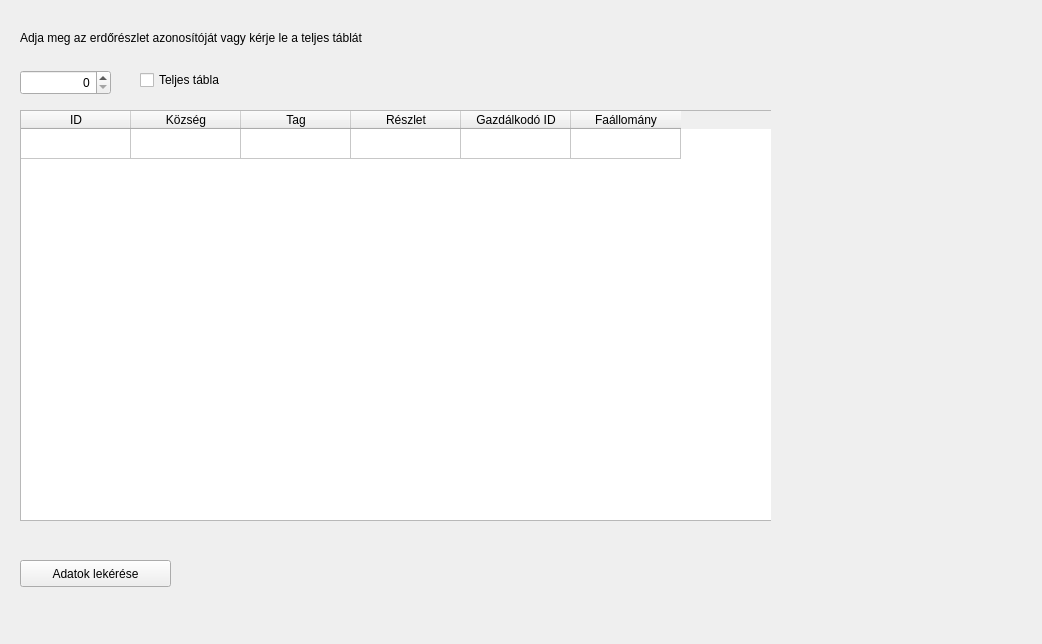
<?xml version="1.0" encoding="UTF-8"?>
<ui version="4.0">
 <class>Widget</class>
 <widget class="QWidget" name="Widget">
  <property name="geometry">
   <rect>
    <x>0</x>
    <y>0</y>
    <width>1042</width>
    <height>644</height>
   </rect>
  </property>
  <property name="windowTitle">
   <string>Adatok lekérdezése</string>
  </property>
  <widget class="QStackedWidget" name="centralstackedWidget">
   <property name="geometry">
    <rect>
     <x>0</x>
     <y>0</y>
     <width>771</width>
     <height>617</height>
    </rect>
   </property>
   <widget class="QWidget" name="centralstackedWidgetPage1">
    <widget class="QPushButton" name="pushButton">
     <property name="geometry">
      <rect>
       <x>20</x>
       <y>560</y>
       <width>151</width>
       <height>27</height>
      </rect>
     </property>
     <property name="text">
      <string>Adatok lekérése</string>
     </property>
    </widget>
    <widget class="QSpinBox" name="spinBox">
     <property name="geometry">
      <rect>
       <x>20</x>
       <y>70</y>
       <width>91</width>
       <height>25</height>
      </rect>
     </property>
     <property name="layoutDirection">
      <enum>Qt::LeftToRight</enum>
     </property>
     <property name="alignment">
      <set>Qt::AlignRight|Qt::AlignTrailing|Qt::AlignVCenter</set>
     </property>
    </widget>
    <widget class="QLabel" name="label">
     <property name="geometry">
      <rect>
       <x>20</x>
       <y>30</y>
       <width>481</width>
       <height>16</height>
      </rect>
     </property>
     <property name="text">
      <string>Adja meg az erdőrészlet azonosítóját vagy kérje le a teljes táblát</string>
     </property>
    </widget>
    <widget class="QTableWidget" name="tableWidget">
     <property name="geometry">
      <rect>
       <x>20</x>
       <y>110</y>
       <width>991</width>
       <height>411</height>
      </rect>
     </property>
     <property name="rowCount">
      <number>1</number>
     </property>
     <property name="columnCount">
      <number>6</number>
     </property>
     <attribute name="horizontalHeaderCascadingSectionResizes">
      <bool>true</bool>
     </attribute>
     <attribute name="horizontalHeaderDefaultSectionSize">
      <number>110</number>
     </attribute>
     <attribute name="horizontalHeaderShowSortIndicator" stdset="0">
      <bool>true</bool>
     </attribute>
     <attribute name="horizontalHeaderStretchLastSection">
      <bool>false</bool>
     </attribute>
     <attribute name="verticalHeaderVisible">
      <bool>false</bool>
     </attribute>
     <row/>
     <column>
      <property name="text">
       <string>ID</string>
      </property>
      <property name="background">
       <color>
        <red>255</red>
        <green>255</green>
        <blue>255</blue>
       </color>
      </property>
     </column>
     <column>
      <property name="text">
       <string>Község</string>
      </property>
     </column>
     <column>
      <property name="text">
       <string>Tag</string>
      </property>
     </column>
     <column>
      <property name="text">
       <string>Részlet</string>
      </property>
     </column>
     <column>
      <property name="text">
       <string>Gazdálkodó ID</string>
      </property>
     </column>
     <column>
      <property name="text">
       <string>Faállomány</string>
      </property>
     </column>
     <item row="0" column="0">
      <property name="text">
       <string/>
      </property>
      <property name="flags">
       <set>ItemIsSelectable|ItemIsEditable|ItemIsDragEnabled|ItemIsUserCheckable|ItemIsEnabled</set>
      </property>
     </item>
    </widget>
    <widget class="QCheckBox" name="checkBox">
     <property name="geometry">
      <rect>
       <x>140</x>
       <y>70</y>
       <width>131</width>
       <height>20</height>
      </rect>
     </property>
     <property name="text">
      <string>Teljes tábla</string>
     </property>
    </widget>
   </widget>
  </widget>
 </widget>
 <resources/>
 <connections/>
</ui>
